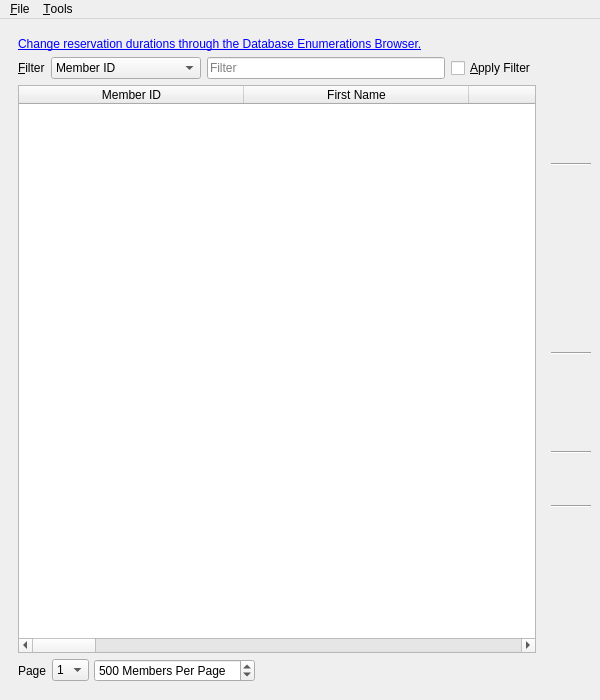
<?xml version="1.0" encoding="UTF-8"?>
<ui version="4.0">
 <class>membersBrowser</class>
 <widget class="QMainWindow" name="membersBrowser">
  <property name="geometry">
   <rect>
    <x>0</x>
    <y>0</y>
    <width>600</width>
    <height>700</height>
   </rect>
  </property>
  <property name="windowTitle">
   <string>BiblioteQ: Members Browser</string>
  </property>
  <property name="windowIcon">
   <iconset resource="../Icons/icons.qrc">
    <normaloff>:/book.png</normaloff>:/book.png</iconset>
  </property>
  <widget class="QWidget" name="centralwidget">
   <layout class="QHBoxLayout">
    <item>
     <widget class="QFrame" name="frame">
      <layout class="QVBoxLayout">
       <item>
        <widget class="QLabel" name="database_enumerations_browser_label">
         <property name="text">
          <string>&lt;html&gt;&lt;head/&gt;&lt;body&gt;&lt;p&gt;&lt;a href=&quot;launch_database_enumerations_browser&quot;&gt;Change reservation durations through the Database Enumerations Browser.&lt;/a&gt;&lt;/p&gt;&lt;/body&gt;&lt;/html&gt;</string>
         </property>
         <property name="wordWrap">
          <bool>true</bool>
         </property>
        </widget>
       </item>
       <item>
        <layout class="QHBoxLayout">
         <item>
          <widget class="QLabel" name="label">
           <property name="text">
            <string>&amp;Filter</string>
           </property>
           <property name="buddy">
            <cstring>filtertype</cstring>
           </property>
          </widget>
         </item>
         <item>
          <widget class="QComboBox" name="filtertype">
           <property name="sizeAdjustPolicy">
            <enum>QComboBox::AdjustToContents</enum>
           </property>
           <property name="minimumContentsLength">
            <number>15</number>
           </property>
           <item>
            <property name="text">
             <string>Member ID</string>
            </property>
           </item>
           <item>
            <property name="text">
             <string>Last Name</string>
            </property>
           </item>
          </widget>
         </item>
         <item>
          <widget class="QLineEdit" name="filter">
           <property name="maxLength">
            <number>128</number>
           </property>
           <property name="placeholderText">
            <string>Filter</string>
           </property>
          </widget>
         </item>
         <item>
          <widget class="QCheckBox" name="filterBox">
           <property name="sizePolicy">
            <sizepolicy hsizetype="Minimum" vsizetype="Preferred">
             <horstretch>0</horstretch>
             <verstretch>0</verstretch>
            </sizepolicy>
           </property>
           <property name="toolTip">
            <string/>
           </property>
           <property name="text">
            <string>&amp;Apply Filter</string>
           </property>
          </widget>
         </item>
        </layout>
       </item>
       <item>
        <widget class="QTableWidget" name="table">
         <property name="focusPolicy">
          <enum>Qt::StrongFocus</enum>
         </property>
         <property name="alternatingRowColors">
          <bool>true</bool>
         </property>
         <property name="selectionMode">
          <enum>QAbstractItemView::ExtendedSelection</enum>
         </property>
         <property name="selectionBehavior">
          <enum>QAbstractItemView::SelectRows</enum>
         </property>
         <property name="verticalScrollMode">
          <enum>QAbstractItemView::ScrollPerPixel</enum>
         </property>
         <property name="horizontalScrollMode">
          <enum>QAbstractItemView::ScrollPerPixel</enum>
         </property>
         <property name="sortingEnabled">
          <bool>true</bool>
         </property>
         <property name="cornerButtonEnabled">
          <bool>false</bool>
         </property>
         <attribute name="horizontalHeaderDefaultSectionSize">
          <number>225</number>
         </attribute>
         <attribute name="horizontalHeaderStretchLastSection">
          <bool>true</bool>
         </attribute>
         <attribute name="verticalHeaderVisible">
          <bool>false</bool>
         </attribute>
         <column>
          <property name="text">
           <string>Member ID</string>
          </property>
         </column>
         <column>
          <property name="text">
           <string>First Name</string>
          </property>
         </column>
         <column>
          <property name="text">
           <string>Last Name</string>
          </property>
         </column>
         <column>
          <property name="text">
           <string>E-Mail Address</string>
          </property>
         </column>
         <column>
          <property name="text">
           <string>Telephone Number</string>
          </property>
         </column>
         <column>
          <property name="text">
           <string>Home Address</string>
          </property>
         </column>
         <column>
          <property name="text">
           <string>Member Since</string>
          </property>
         </column>
         <column>
          <property name="text">
           <string>Expiration Date</string>
          </property>
         </column>
         <column>
          <property name="text">
           <string>Membership Fees</string>
          </property>
         </column>
         <column>
          <property name="text">
           <string>Overdue Fees</string>
          </property>
         </column>
         <column>
          <property name="text">
           <string>Books Reserved</string>
          </property>
         </column>
         <column>
          <property name="text">
           <string>CDs Reserved</string>
          </property>
         </column>
         <column>
          <property name="text">
           <string>DVDs Reserved</string>
          </property>
         </column>
         <column>
          <property name="text">
           <string>Grey Literatures Reserved</string>
          </property>
         </column>
         <column>
          <property name="text">
           <string>Journals Reserved</string>
          </property>
         </column>
         <column>
          <property name="text">
           <string>Magazines Reserved</string>
          </property>
         </column>
         <column>
          <property name="text">
           <string>Video Games Reserved</string>
          </property>
         </column>
         <column>
          <property name="text">
           <string>Total Reserved</string>
          </property>
         </column>
        </widget>
       </item>
       <item>
        <layout class="QHBoxLayout" name="horizontalLayout_38">
         <property name="spacing">
          <number>5</number>
         </property>
         <item>
          <widget class="QLabel" name="label_122">
           <property name="text">
            <string>Page</string>
           </property>
          </widget>
         </item>
         <item>
          <widget class="QComboBox" name="page">
           <property name="sizeAdjustPolicy">
            <enum>QComboBox::AdjustToContents</enum>
           </property>
           <item>
            <property name="text">
             <string>1</string>
            </property>
           </item>
          </widget>
         </item>
         <item>
          <widget class="QSpinBox" name="pages">
           <property name="suffix">
            <string> Members Per Page</string>
           </property>
           <property name="minimum">
            <number>25</number>
           </property>
           <property name="maximum">
            <number>2500</number>
           </property>
           <property name="value">
            <number>500</number>
           </property>
          </widget>
         </item>
         <item>
          <spacer name="horizontalSpacer_32">
           <property name="orientation">
            <enum>Qt::Horizontal</enum>
           </property>
           <property name="sizeHint" stdset="0">
            <size>
             <width>40</width>
             <height>20</height>
            </size>
           </property>
          </spacer>
         </item>
        </layout>
       </item>
      </layout>
     </widget>
    </item>
    <item>
     <layout class="QVBoxLayout">
      <item>
       <widget class="QToolButton" name="addButton">
        <property name="toolTip">
         <string>Add Member</string>
        </property>
        <property name="icon">
         <iconset resource="../Icons/icons.qrc">
          <normaloff>:/32x32/add.png</normaloff>:/32x32/add.png</iconset>
        </property>
        <property name="iconSize">
         <size>
          <width>32</width>
          <height>32</height>
         </size>
        </property>
        <property name="autoRaise">
         <bool>true</bool>
        </property>
       </widget>
      </item>
      <item>
       <widget class="QToolButton" name="deleteButton">
        <property name="toolTip">
         <string>Delete Selected Member</string>
        </property>
        <property name="icon">
         <iconset resource="../Icons/icons.qrc">
          <normaloff>:/32x32/remove.png</normaloff>:/32x32/remove.png</iconset>
        </property>
        <property name="iconSize">
         <size>
          <width>32</width>
          <height>32</height>
         </size>
        </property>
        <property name="autoRaise">
         <bool>true</bool>
        </property>
       </widget>
      </item>
      <item>
       <widget class="QToolButton" name="modifyButton">
        <property name="toolTip">
         <string>Modify Selected Member</string>
        </property>
        <property name="icon">
         <iconset resource="../Icons/icons.qrc">
          <normaloff>:/32x32/edit.png</normaloff>:/32x32/edit.png</iconset>
        </property>
        <property name="iconSize">
         <size>
          <width>32</width>
          <height>32</height>
         </size>
        </property>
        <property name="autoRaise">
         <bool>true</bool>
        </property>
       </widget>
      </item>
      <item>
       <widget class="Line" name="line_2">
        <property name="orientation">
         <enum>Qt::Horizontal</enum>
        </property>
       </widget>
      </item>
      <item>
       <widget class="QToolButton" name="historyButton">
        <property name="toolTip">
         <string>Show Selected Member's Reservation History</string>
        </property>
        <property name="text">
         <string/>
        </property>
        <property name="icon">
         <iconset resource="../Icons/icons.qrc">
          <normaloff>:/32x32/history.png</normaloff>:/32x32/history.png</iconset>
        </property>
        <property name="iconSize">
         <size>
          <width>32</width>
          <height>32</height>
         </size>
        </property>
        <property name="autoRaise">
         <bool>true</bool>
        </property>
       </widget>
      </item>
      <item>
       <widget class="QToolButton" name="listButton">
        <property name="toolTip">
         <string>List Selected Member's Reserved Items</string>
        </property>
        <property name="icon">
         <iconset resource="../Icons/icons.qrc">
          <normaloff>:/32x32/stamp.png</normaloff>:/32x32/stamp.png</iconset>
        </property>
        <property name="iconSize">
         <size>
          <width>32</width>
          <height>32</height>
         </size>
        </property>
        <property name="autoRaise">
         <bool>true</bool>
        </property>
       </widget>
      </item>
      <item>
       <widget class="QToolButton" name="printButton">
        <property name="toolTip">
         <string>Print Selected Member's Reserved Items</string>
        </property>
        <property name="text">
         <string/>
        </property>
        <property name="icon">
         <iconset resource="../Icons/icons.qrc">
          <normaloff>:/32x32/print.png</normaloff>:/32x32/print.png</iconset>
        </property>
        <property name="iconSize">
         <size>
          <width>32</width>
          <height>32</height>
         </size>
        </property>
        <property name="autoRaise">
         <bool>true</bool>
        </property>
       </widget>
      </item>
      <item>
       <widget class="QToolButton" name="overdueButton">
        <property name="toolTip">
         <string>List All Overdue Items</string>
        </property>
        <property name="icon">
         <iconset resource="../Icons/icons.qrc">
          <normaloff>:/32x32/date.png</normaloff>:/32x32/date.png</iconset>
        </property>
        <property name="iconSize">
         <size>
          <width>32</width>
          <height>32</height>
         </size>
        </property>
        <property name="autoRaise">
         <bool>true</bool>
        </property>
       </widget>
      </item>
      <item>
       <widget class="Line" name="line">
        <property name="orientation">
         <enum>Qt::Horizontal</enum>
        </property>
       </widget>
      </item>
      <item>
       <widget class="QToolButton" name="checkoutButton">
        <property name="toolTip">
         <string>Reserve Selected Item</string>
        </property>
        <property name="icon">
         <iconset resource="../Icons/icons.qrc">
          <normaloff>:/32x32/checkout.png</normaloff>:/32x32/checkout.png</iconset>
        </property>
        <property name="iconSize">
         <size>
          <width>32</width>
          <height>32</height>
         </size>
        </property>
        <property name="autoRaise">
         <bool>true</bool>
        </property>
       </widget>
      </item>
      <item>
       <widget class="QToolButton" name="speedy">
        <property name="toolTip">
         <string>&lt;html&gt;&lt;head/&gt;&lt;body&gt;&lt;p&gt;Enable speedy reservations. The first available copy will be reserved.&lt;/p&gt;&lt;/body&gt;&lt;/html&gt;</string>
        </property>
        <property name="icon">
         <iconset resource="../Icons/icons.qrc">
          <normaloff>:/32x32/ok.png</normaloff>:/32x32/ok.png</iconset>
        </property>
        <property name="iconSize">
         <size>
          <width>32</width>
          <height>32</height>
         </size>
        </property>
        <property name="checkable">
         <bool>true</bool>
        </property>
        <property name="autoRaise">
         <bool>true</bool>
        </property>
       </widget>
      </item>
      <item>
       <widget class="Line" name="line_3">
        <property name="orientation">
         <enum>Qt::Horizontal</enum>
        </property>
       </widget>
      </item>
      <item>
       <widget class="QToolButton" name="grantButton">
        <property name="toolTip">
         <string>Grant Privileges (PostgreSQL)</string>
        </property>
        <property name="icon">
         <iconset resource="../Icons/icons.qrc">
          <normaloff>:/32x32/permissions.png</normaloff>:/32x32/permissions.png</iconset>
        </property>
        <property name="iconSize">
         <size>
          <width>32</width>
          <height>32</height>
         </size>
        </property>
        <property name="autoRaise">
         <bool>true</bool>
        </property>
       </widget>
      </item>
      <item>
       <widget class="Line" name="line_4">
        <property name="orientation">
         <enum>Qt::Horizontal</enum>
        </property>
       </widget>
      </item>
      <item>
       <widget class="QToolButton" name="reloadButton">
        <property name="toolTip">
         <string>Refresh Table</string>
        </property>
        <property name="icon">
         <iconset resource="../Icons/icons.qrc">
          <normaloff>:/32x32/reload.png</normaloff>:/32x32/reload.png</iconset>
        </property>
        <property name="iconSize">
         <size>
          <width>32</width>
          <height>32</height>
         </size>
        </property>
        <property name="shortcut">
         <string>F5</string>
        </property>
        <property name="autoRaise">
         <bool>true</bool>
        </property>
       </widget>
      </item>
      <item>
       <spacer>
        <property name="orientation">
         <enum>Qt::Vertical</enum>
        </property>
        <property name="sizeHint" stdset="0">
         <size>
          <width>20</width>
          <height>40</height>
         </size>
        </property>
       </spacer>
      </item>
      <item>
       <widget class="QToolButton" name="cancelButton">
        <property name="toolTip">
         <string>Close Browser</string>
        </property>
        <property name="icon">
         <iconset resource="../Icons/icons.qrc">
          <normaloff>:/32x32/cancel.png</normaloff>:/32x32/cancel.png</iconset>
        </property>
        <property name="iconSize">
         <size>
          <width>32</width>
          <height>32</height>
         </size>
        </property>
        <property name="shortcut">
         <string>Ctrl+W</string>
        </property>
        <property name="autoRaise">
         <bool>true</bool>
        </property>
       </widget>
      </item>
     </layout>
    </item>
   </layout>
  </widget>
  <widget class="QMenuBar" name="menuBar">
   <property name="geometry">
    <rect>
     <x>0</x>
     <y>0</y>
     <width>600</width>
     <height>30</height>
    </rect>
   </property>
   <widget class="QMenu" name="menu_File">
    <property name="title">
     <string>&amp;File</string>
    </property>
    <addaction name="action_Export"/>
   </widget>
   <widget class="QMenu" name="menu_Tools">
    <property name="title">
     <string>&amp;Tools</string>
    </property>
    <addaction name="action_Set_Membership_Fees"/>
   </widget>
   <addaction name="menu_File"/>
   <addaction name="menu_Tools"/>
  </widget>
  <action name="action_Export">
   <property name="icon">
    <iconset resource="../Icons/icons.qrc">
     <normaloff>:/16x16/fileexport.png</normaloff>:/16x16/fileexport.png</iconset>
   </property>
   <property name="text">
    <string>&amp;Export All Member Information as CSV...</string>
   </property>
  </action>
  <action name="action_Set_Membership_Fees">
   <property name="text">
    <string>&amp;Set Membership Fees...</string>
   </property>
  </action>
 </widget>
 <tabstops>
  <tabstop>filtertype</tabstop>
  <tabstop>filter</tabstop>
  <tabstop>filterBox</tabstop>
  <tabstop>table</tabstop>
  <tabstop>page</tabstop>
  <tabstop>pages</tabstop>
  <tabstop>addButton</tabstop>
  <tabstop>deleteButton</tabstop>
  <tabstop>modifyButton</tabstop>
  <tabstop>historyButton</tabstop>
  <tabstop>listButton</tabstop>
  <tabstop>printButton</tabstop>
  <tabstop>overdueButton</tabstop>
  <tabstop>checkoutButton</tabstop>
  <tabstop>speedy</tabstop>
  <tabstop>grantButton</tabstop>
  <tabstop>reloadButton</tabstop>
  <tabstop>cancelButton</tabstop>
 </tabstops>
 <resources>
  <include location="../Icons/icons.qrc"/>
 </resources>
 <connections/>
</ui>
